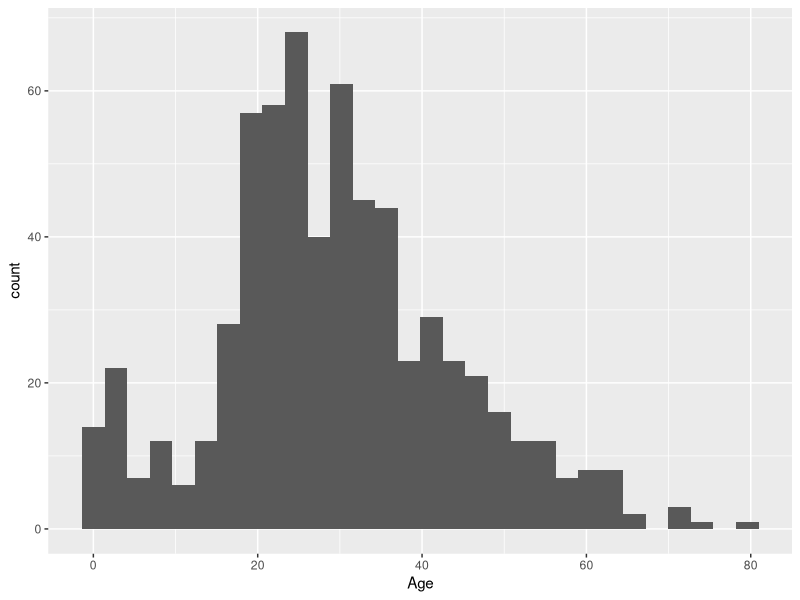
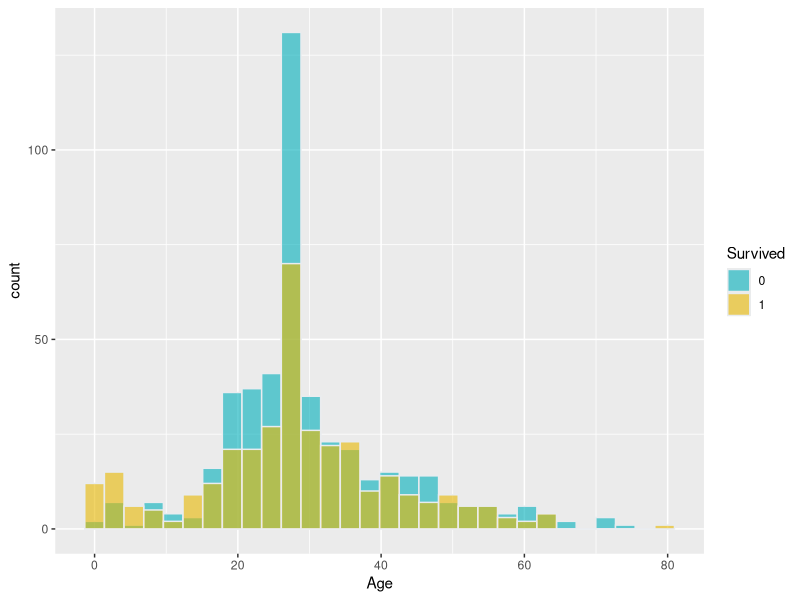
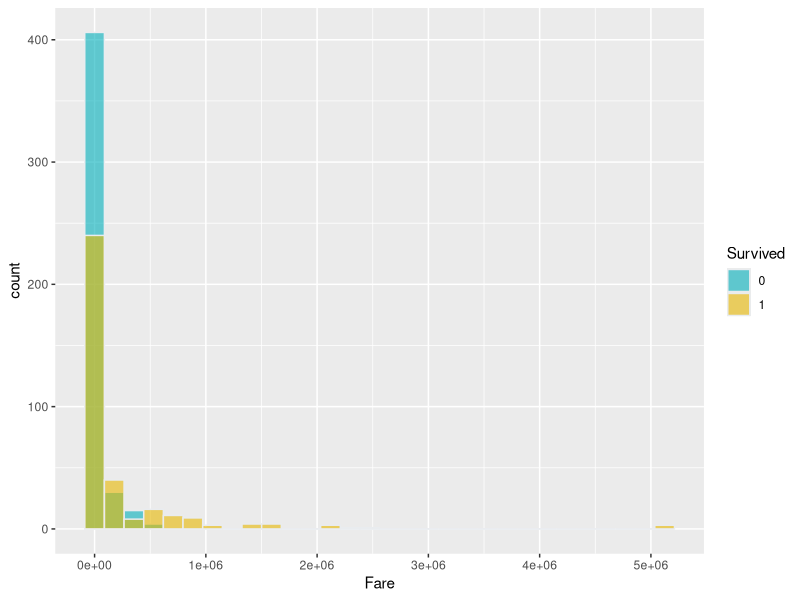
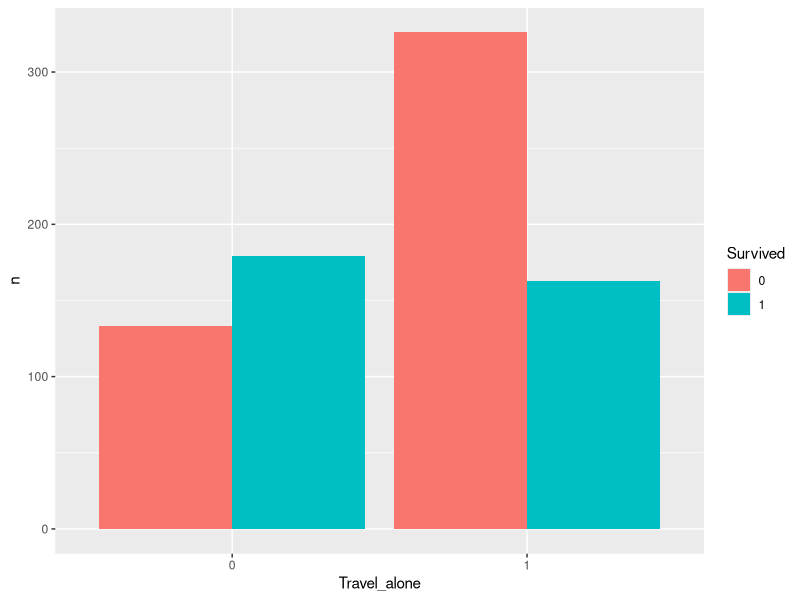
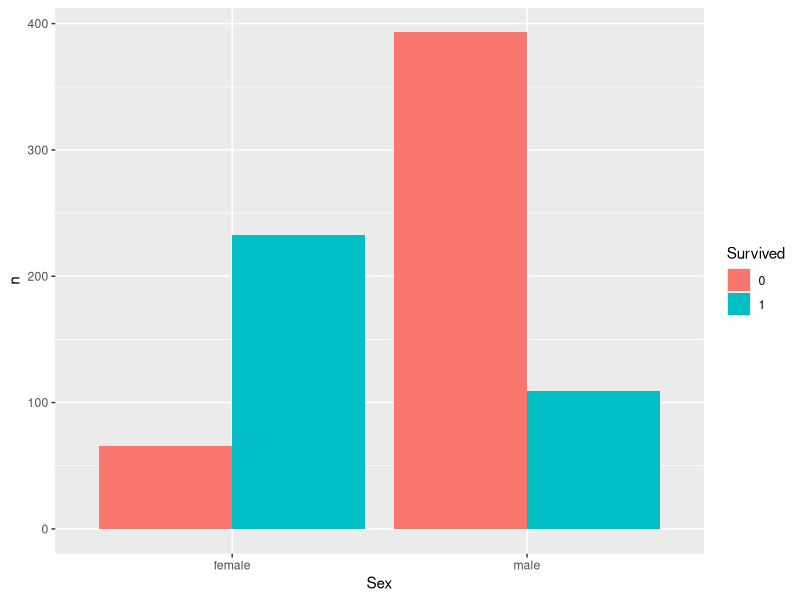
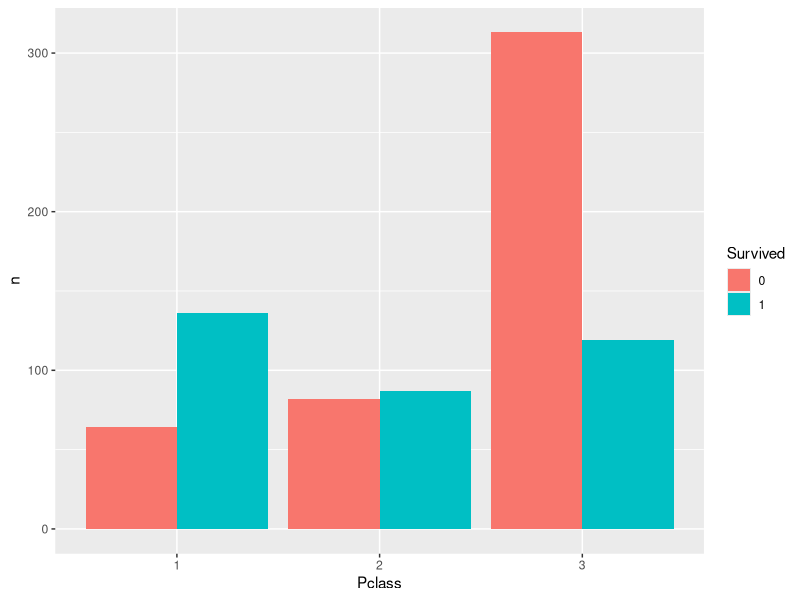

Recreate these plots in R, in order.
# Cargar paquetes
library(ggplot2)
library(dplyr)
library(readxl)
library(Hmisc)
library(fastDummies)
library(GGally)


# Leer bases de datos
train_df <- read_excel("Modulo 2/titanic_train.xlsx")
test_df <- read_excel("Modulo 2/titanic_test.xlsx")


# Exploremos la base de datos de entrenamiento
str(train_df)
train_df$Age <- as.numeric(train_df$Age)
train_df$Survived <- as.character(train_df$Survived)
train_df$Pclass <- as.character(train_df$Pclass)
train_df$Fare <- as.numeric(train_df$Fare)

# Survived
train_df %>% group_by(Survived) %>%
  count()

# Datos faltantes
sum(is.na(train_df))
colSums(is.na(train_df))

# Age
ggplot(train_df, aes(x=Age)) + geom_histogram()

# imputacion de valores faltantes
train_df$Age <- impute(train_df$Age, median)
train_df$Age <- as.numeric(train_df$Age)

# Embarked
train_df %>% group_by(Embarked) %>%
  count()

# imputacion de valores faltantes
train_df <- train_df %>% mutate(Embarked = ifelse(is.na(Embarked), "S", Embarked))

# Creemos una nueva variable que indique si la persona viaja sola o no

# SibSp       
train_df %>% group_by(SibSp) %>%
  count()

# Parch        
train_df %>% group_by(Parch) %>%
  count()

train_df <- train_df %>% mutate(Travel_alone = ifelse(train_df$SibSp + train_df$Parch == 0, 1, 0))
train_df$Travel_alone <- as.character(train_df$Travel_alone)
train_df %>% group_by(Travel_alone) %>%
  count()

train_df <- train_df %>% select(-SibSp, -Parch, -Name, -Ticket, -Cabin,
                                -PassengerId)

# Análisis de variables
# Age
ggplot(train_df, aes(x = Age, fill = Survived)) +
geom_histogram(color="#e9ecef", alpha=0.6, position = 'identity') +
  scale_fill_manual(values=c("#00AFBB", "#E7B800"))

# Fare
ggplot(train_df, aes(x = Fare, fill = Survived)) +
  geom_histogram(color="#e9ecef", alpha=0.6, position = 'identity') +
  scale_fill_manual(values=c("#00AFBB", "#E7B800"))

# Travel_alone
train_df %>% group_by(Travel_alone, Survived) %>%
             count() %>%
             ggplot(aes(fill=Survived, y=n, x=Travel_alone)) +
             geom_bar(position='dodge', stat='identity')

# Sex
train_df %>% group_by(Sex, Survived) %>%
  count() %>%
  ggplot(aes(fill=Survived, y=n, x=Sex)) +
  geom_bar(position='dodge', stat='identity')

# Pclass
train_df %>% group_by(Pclass, Survived) %>%
  count() %>%
  ggplot(aes(fill=Survived, y=n, x=Pclass)) +
  geom_bar(position='dodge', stat='identity')


# Ajustemos modelo de regresión logistica
train_df$Survived <- as.numeric(train_df$Survived)
modelo <- glm(Survived ~., data = train_df, family = binomial())
summary(modelo)

# Predicciones del modelo para los primeros 5 pasajeros
glm.probs <- predict(modelo, type = "response")
glm.probs[1:5]

glm.pred <- ifelse(glm.probs > 0.5, 1, 0)
glm.pred[1:5]

# Accuracy del modelo
table(glm.pred, train_df$Survived)

accuracy_model <- mean(glm.pred == train_df$Survived)
accuracy_model

# Hagamos predicciones con el modelo usando la base de datos de test

# preprocesamiento de la base de datos
test_df$Age <- as.numeric(test_df$Age)
test_df$Pclass <- as.character(test_df$Pclass)
test_df$Fare <- as.numeric(test_df$Fare)

colSums(is.na(test_df))

test_df$Age <- impute(test_df$Age, median)
test_df$Fare <- impute(test_df$Fare, median)

test_df <- test_df %>% mutate(Travel_alone = ifelse(SibSp + Parch == 0, 1, 0))
test_df$Travel_alone <- as.character(test_df$Travel_alone)
test_df <- test_df %>% select(-SibSp, -Parch, -Name, -Ticket, -Cabin,
                              -PassengerId)


# prediccion
predict(modelo, test_df, type = "response")
